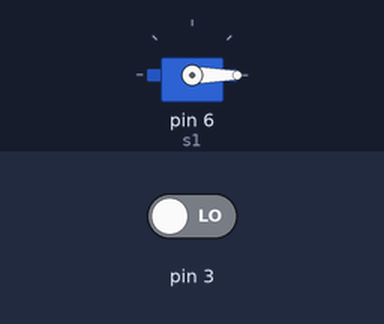
Simulated run of this sketch. Board: Arduino Uno, built with avr-gcc and run on an emulated ATmega328P. On the bench: servo. The test bench sets the inputs (shaded band); at power-on: pin 3 LOW.

Above: at 1.2 s.
1.3 s: pin 3 driven HIGH
At 3.2 s:
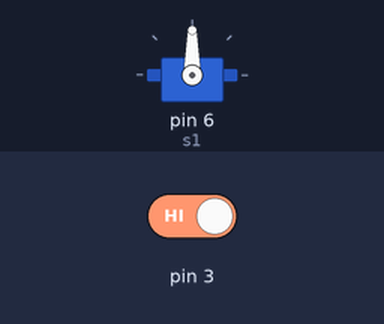
Timing chart, 0 to 10.3 s (numbered marks = the images above; inputs shaded):
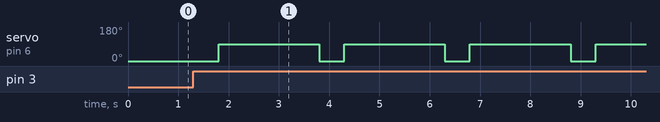

Measured:
- after the input at 1.3 s, servo on pin 6 (s1): alternates 90° for 2.0 s and 0° for 0.50 s, starting after 0.50 s

The sketch:

Servomotor_controlled_by_a_switch.ino
```cpp
#include <Servo.h>
Servo s1;
int botonRead;

  void setup() {
  s1.attach(6,500,2320); //pin,pulsoMin,pulsoMax
  pinMode(3,INPUT);

}

void loop() {
   botonRead=digitalRead(3);
  if(botonRead)
  {
    s1.write(0);
    delay(500);
    s1.write(90);
    delay(2000);
  }
  else
  s1.write(0);
}
```
